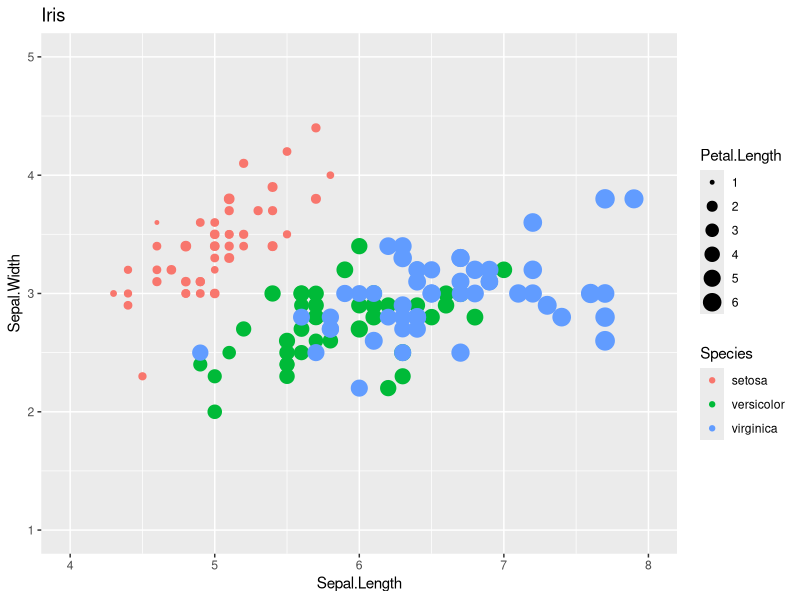
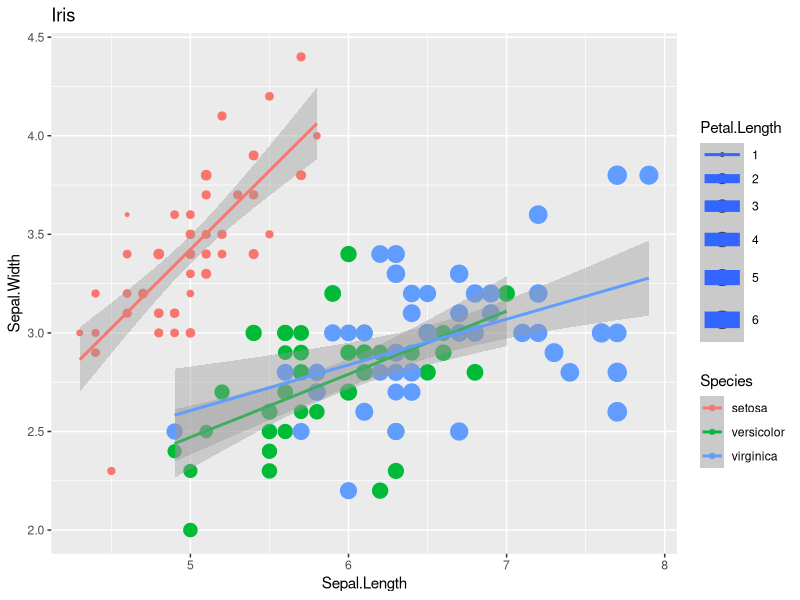
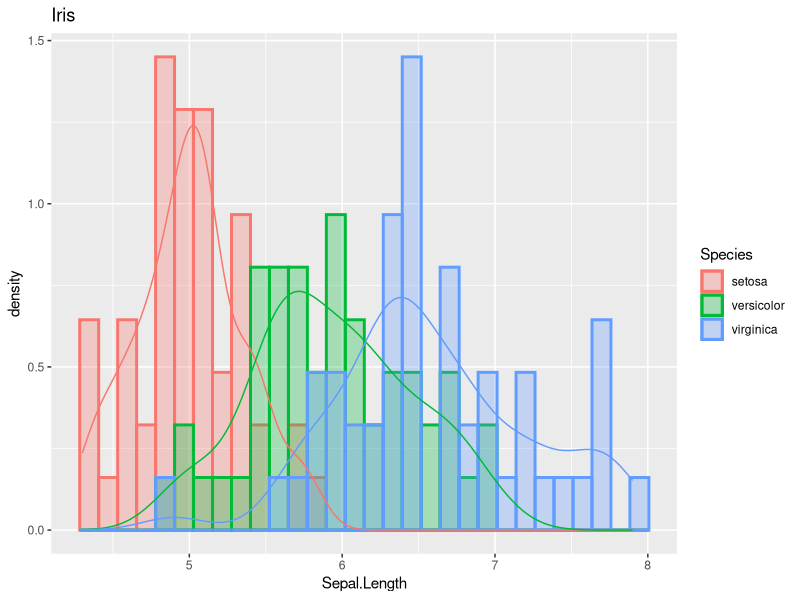
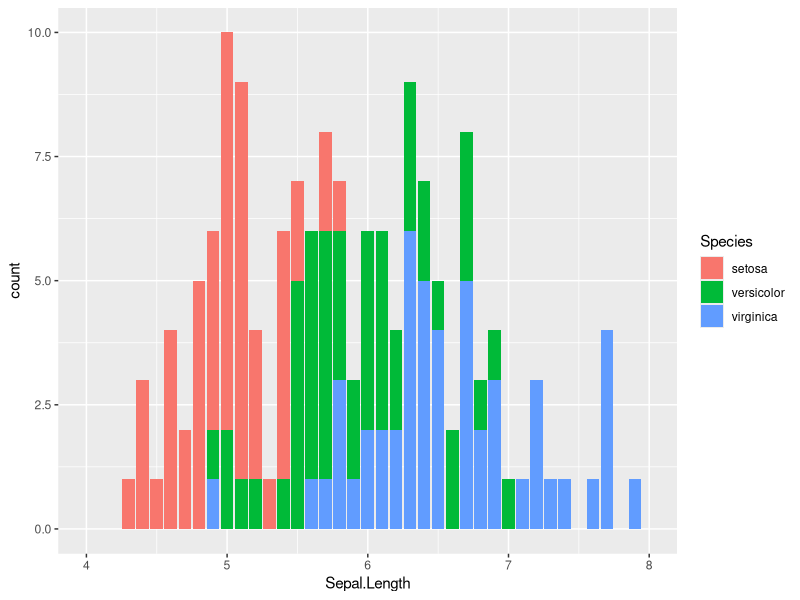
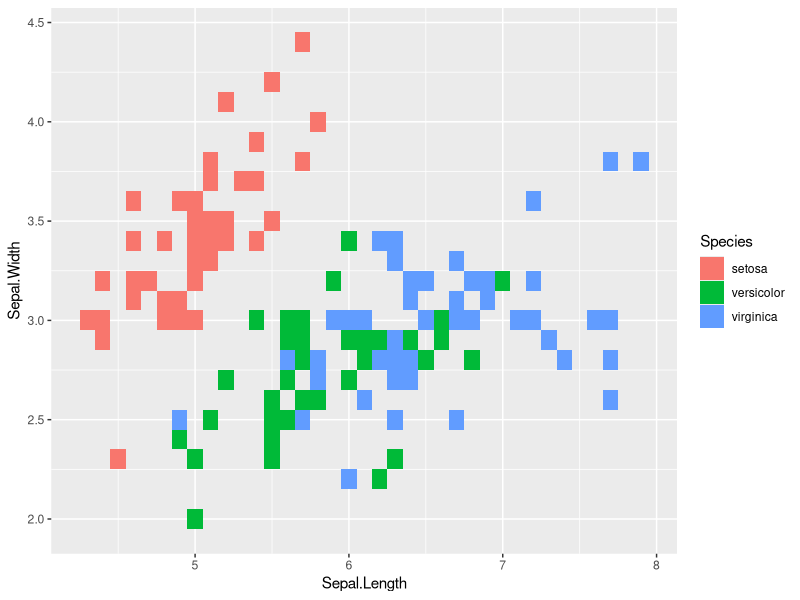
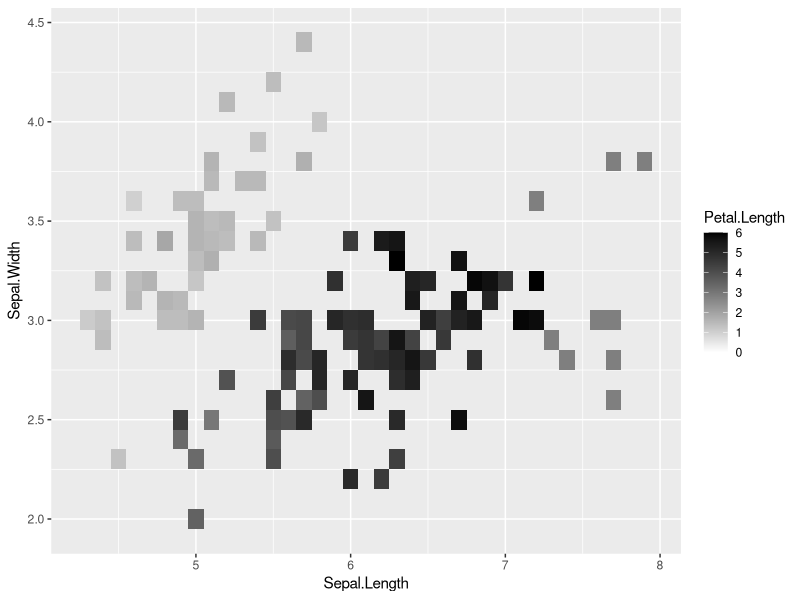
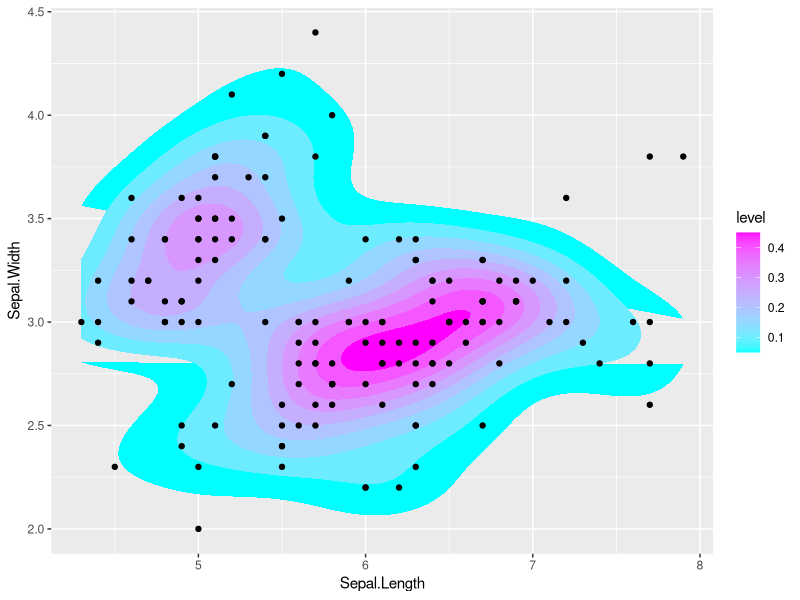
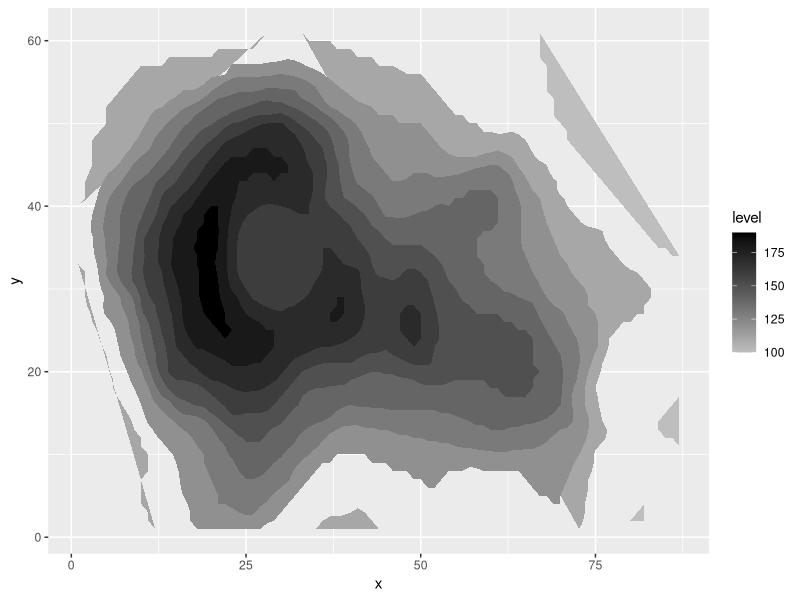

The R source for these figures, in order:
library(dplyr)
library(ggplot2)
library(reshape2)

# change working directory
frame_files <- lapply(sys.frames(), function(x) x$ofile)
frame_files <- Filter(Negate(is.null), frame_files)
setwd(dirname(frame_files[[length(frame_files)]]))

# Point & Hue & Buble
g <- ggplot(iris, aes(x = Sepal.Length, y = Sepal.Width, colour = Species, size = Petal.Length)) +
  geom_point() +
  scale_colour_hue() +
  labs(title = "Iris", x = "Sepal.Length", y = "Sepal.Width") +
  lims(x = c(4, 8), y = c(1, 5))
  # scale_colour_gradient(low="cyan", high="magenta")
plot(g)
ggsave("img/iris-hue.png", g)

# Point & Smoothing & Buble
g <- ggplot(iris, aes(x = Sepal.Length, y = Sepal.Width, colour = Species, size = Petal.Length)) +
  geom_point() +
  stat_smooth(method = "lm") +
  labs(title = "Iris", x = "Sepal.Length", y = "Sepal.Width")
plot(g)
ggsave("img/iris-smooth.png", g)

# Hist & density
g <- ggplot(iris, aes(x = Sepal.Length, y = ..density.., fill = Species, colour = Species)) +
  geom_histogram(alpha = 0.3, position = "identity", size = 1) +
  labs(title = "Iris", x = "Sepal.Length") +
  geom_density(alpha=0)
plot(g)
ggsave("img/iris-hist.png", g)

# Stacked Bar
df_summary <- iris %>%
  group_by(Species, Sepal.Length) %>%
  summarize(count = n())

g <- ggplot(df_summary, aes(x = Sepal.Length, y = count)) +
  geom_bar(stat = "identity", aes(fill = Species)) +
  scale_x_discrete() +
  xlim(4, 8)
plot(g)
ggsave("img/iris-stacked-bar.png", g)

# Tile plot
g <- ggplot(iris, aes(x = Sepal.Length, y = Sepal.Width)) +
  geom_tile(aes(fill = Species))
plot(g)
ggsave("img/iris-tile.png", g)

# Tile qplot
g <- qplot(Sepal.Length, Sepal.Width, fill = Petal.Length, data = iris, geom = "tile") +
  scale_fill_gradient(limits = c(0, 6), low = "white", high = "black")
plot(g)
ggsave("img/iris-tile-qplot.png", g)

# Heat map
g <- ggplot(iris, aes(x = Sepal.Length, y = Sepal.Width)) +
  stat_density2d(aes(fill = ..level..), geom = "polygon") +
  scale_fill_continuous(low = "cyan", high = "magenta") +
  geom_point(color = "black")
plot(g)
ggsave("img/iris-heatmap.png", g)

# Contours of 3d data
volcano3d <- melt(volcano)
names(volcano3d) <- c("x", "y", "z")

g <- ggplot(volcano3d, aes(x = x, y = y, z = z)) +
  stat_contour(aes(fill = ..level..), geom = "polygon") +
  scale_fill_continuous(low = "gray", high = "black")
plot(g)
ggsave("img/volcano-contours.png", g)
